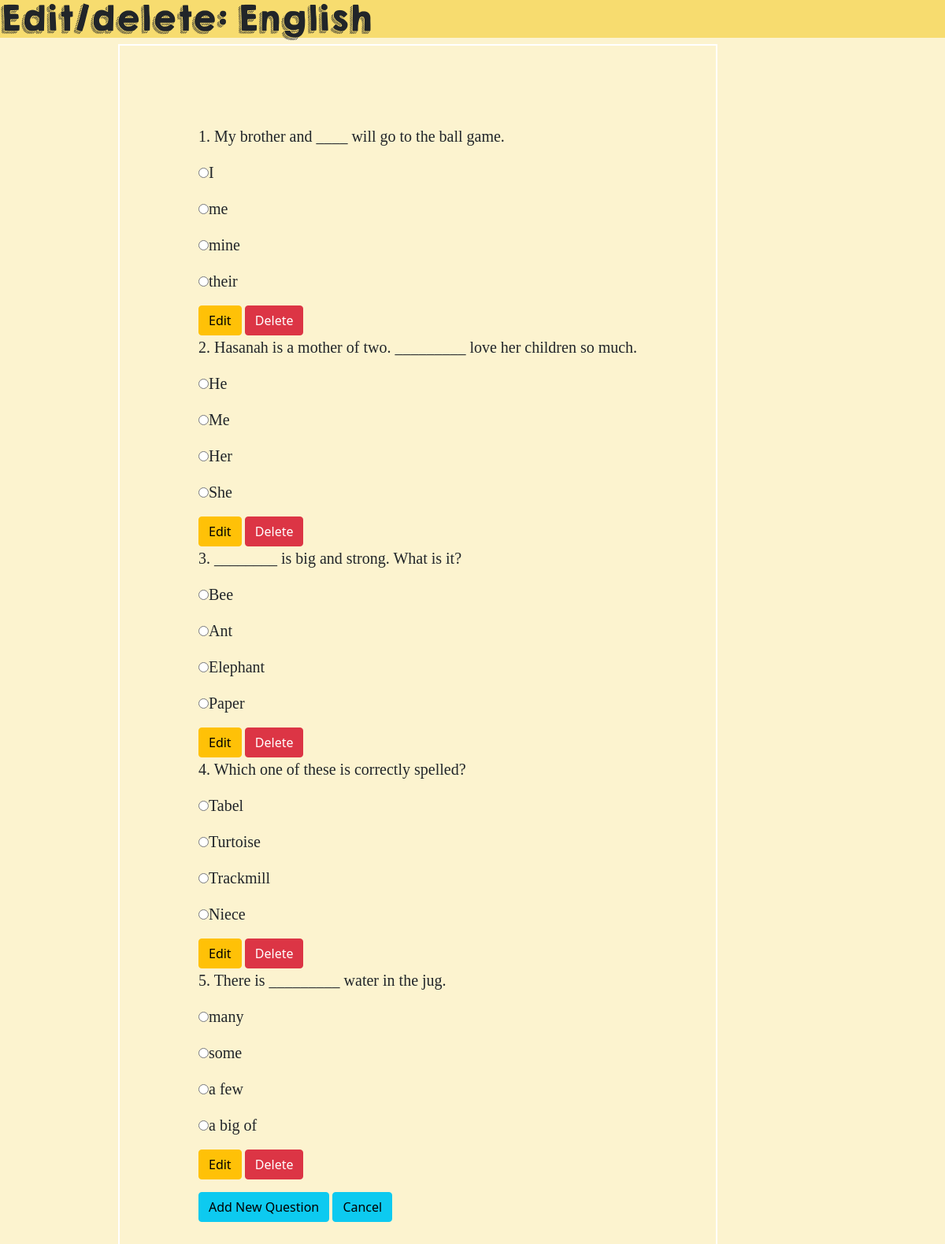
Page /admin/questions/english.php on the committed database.
### tables this page shows
CREATE TABLE `questiond` (
  `auto_id` int(10) UNSIGNED NOT NULL,
  `qnum` varchar(5) DEFAULT NULL,
  `question` varchar(1000) DEFAULT NULL,
  `answer1` varchar(500) DEFAULT NULL,
  `answer2` varchar(500) DEFAULT NULL,
  `answer3` varchar(500) DEFAULT NULL,
  `answer4` varchar(500) DEFAULT NULL,
  `answer5` varchar(500) DEFAULT NULL,
  `mark1` varchar(5) DEFAULT NULL,
  `mark2` varchar(5) DEFAULT NULL,
  `mark3` varchar(5) DEFAULT NULL,
  `mark4` varchar(5) DEFAULT NULL,
  `mark5` varchar(5) DEFAULT NULL
);

### admin/questions/english.php (the view, shortened to what this page needs)
<?php
require_once "../../db.php";
$id = $_POST['id'];
?>
<html>
<head>
  <link href="https://cdn.jsdelivr.net/npm/bootstrap@5.0.2/dist/css/bootstrap.min.css" rel="stylesheet">
  <link rel="stylesheet" type="text/css" href="../../css/index.css">
</head>
<body>
  <div class="header">
  <h1>Edit/delete: English</h1>
  </div>
  <div class="left">
    <?php
$stmt = $conn->query("SELECT * FROM questiond order by qnum");
$row = $stmt->fetchAll(PDO::FETCH_ASSOC);
echo '<form name="quiz" id="quiz">';
foreach ($row as $row) {
    echo '<div>';
    echo '<p>'.$row['qnum'].". ".$row['question'].'</p>';
    if (!strlen($row['answer1']) < 1) {
        echo '<p><input type="radio" name="'.$row['qnum'].'" value="'.$row['mark1'].'">'.$row['answer1'].'</p>';
    };
    if (!strlen($row['answer2']) < 1) {
        echo '<p><input type="radio" name="'.$row['qnum'].'" value="'.$row['mark2'].'">'.$row['answer2'].'</p>';
    };
    if (!strlen($row['answer3']) < 1) {
        echo '<p><input type="radio" name="'.$row['qnum'].'" value="'.$row['mark3'].'">'.$row['answer3'].'</p>';
    };
    if (!strlen($row['answer4']) < 1) {
        echo '<p><input type="radio" name="'.$row['qnum'].'" value="'.$row['mark4'].'">'.$row['answer4'].'</p>';
    };
    echo '<a class="btn btn-warning" href="../edit/english.php? auto_id='.urlencode($row['auto_id']).'">Edit</a>';
    echo '<a class="btn btn-danger" href="../delete/english.php? auto_id='.urlencode($row['auto_id']).'">Delete</a>';
    echo '</div>';
}
echo '</form>';
?>
<a href="../add/english.php" class="btn btn-info" role="button">Add New Question</a>
<a href="../dashboard.php?id=<?php echo $id ?>" class="btn btn-info" role="button">Cancel</a>
</div>
</body>
</html>

### css/index.css (style rules this page uses)
body { margin: 0; padding: 0; background: #FCF3CF; }
.header { position: relative; background-color: #F7DC6F; background-position: center; background-size: auto; }
h1 { font-family: kghappy; }
p { font-family: splodge; }
a { text-decoration: none; }
.left { position: absolute; left: 150px; width: auto; height: auto; padding: 100px; border: 2px solid white; }

### admin/questions/english.php (style rules this page uses)
p { font-size: 20px; }

### rows in the picture
questiond: qnum "1", question "My brother and ____ will go to the ball game.", answer1 "I", answer2 "me", answer3 "mine", answer4 "their"
questiond: qnum "2", question "Hasanah is a mother of two. _________ love her children so much.", answer1 "He", answer2 "Me", answer3 "Her", answer4 "She"
questiond: qnum "3", question "________ is big and strong. What is it?", answer1 "Bee", answer2 "Ant", answer3 "Elephant", answer4 "Paper"
questiond: qnum "4", question "Which one of these is correctly spelled?", answer1 "Tabel", answer2 "Turtoise", answer3 "Trackmill", answer4 "Niece"
questiond: qnum "5", question "There is _________ water in the jug.", answer1 "many", answer2 "some", answer3 "a few", answer4 "a big of"
